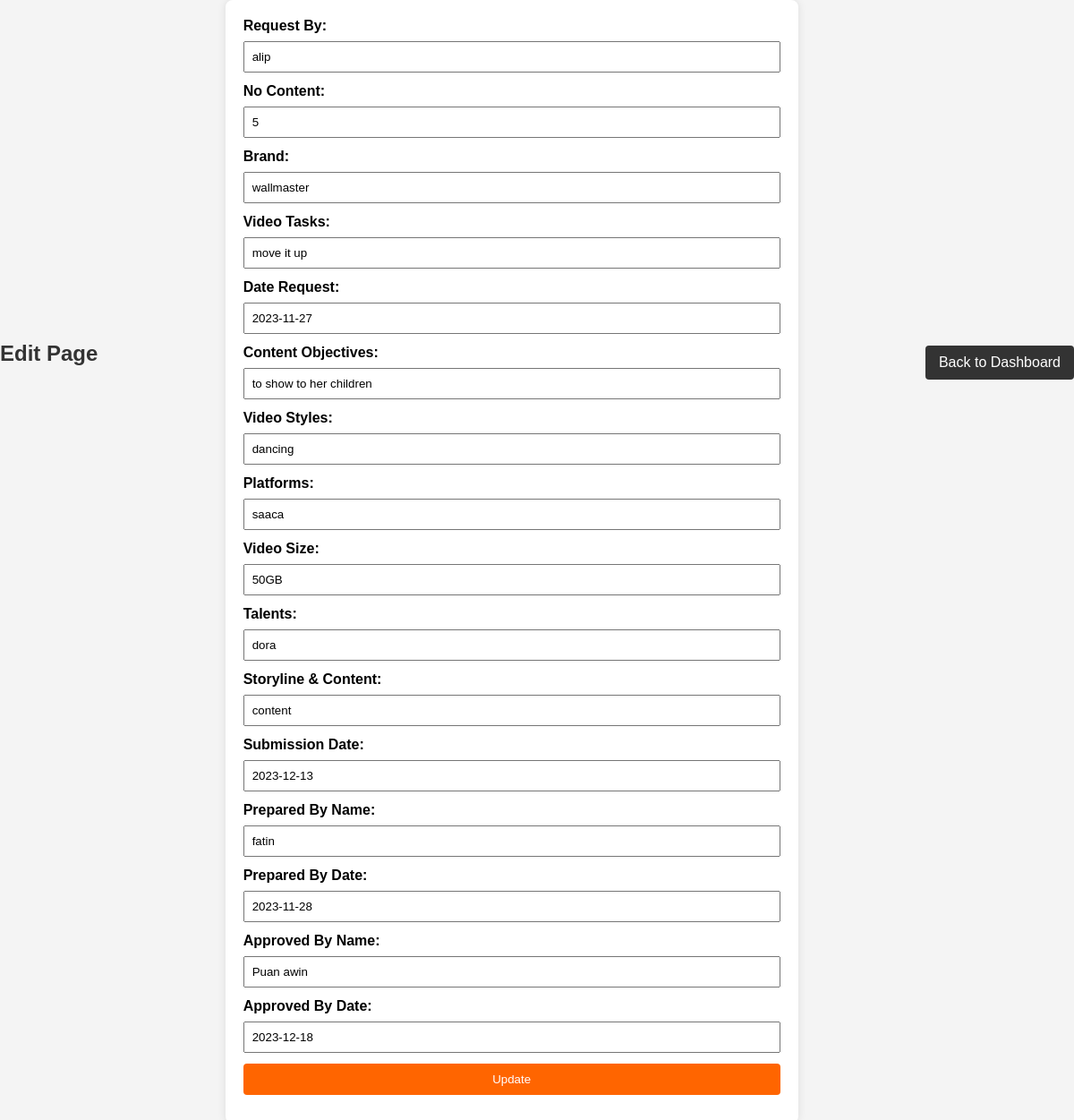
The app's page /edit_page.php?id=4 with its own data.
### tables this page shows
CREATE TABLE `form` (
  `id` int(11) NOT NULL,
  `frequest` varchar(256) NOT NULL,
  `lcontent` varchar(256) NOT NULL,
  `lbrand` varchar(255) NOT NULL,
  `lvideotask` varchar(250) NOT NULL,
  `ldaterequest` varchar(259) NOT NULL,
  `lcontentobjectives` varchar(250) NOT NULL,
  `lvideostyles` varchar(250) NOT NULL,
  `lplatforms` varchar(250) NOT NULL,
  `lvideosize` varchar(250) NOT NULL,
  `ltalents` varchar(250) NOT NULL,
  `lstorylinecontent` varchar(255) NOT NULL,
  `lsubmissiondate` varchar(250) NOT NULL,
  `lpreparedbyname` varchar(250) NOT NULL,
  `lpreparedbydate` varchar(250) NOT NULL,
  `lapprovedbyname` varchar(250) NOT NULL,
  `lapprovedbydate` varchar(250) NOT NULL
);

### edit_page.php (the view, shortened to what this page needs)
<!DOCTYPE html>
<html lang="en">
<head>
</head>
<body>
    <h2>Edit Page</h2>
    <?php
    include_once "db_connection.php";
    if (isset($_GET['id'])) {
        $recordId = $_GET['id'];
        $selectSql = "SELECT * FROM form WHERE id = $recordId";
        $result = $conn->query($selectSql);
        if ($result->num_rows > 0) {
            $row = $result->fetch_assoc();
    ?>
            <form method="post" action="">
                <label for="frequest">Request By:</label>
                <input type="text" id="frequest" name="frequest" value="<?php echo $row['frequest']; ?>" required>
                <br>
                <label for="lcontent">No Content:</label>
                <input type="text" id="lcontent" name="lcontent" value="<?php echo $row['lcontent']; ?>" required>
                <br>
                <label for="lbrand">Brand:</label>
                <input type="text" id="lbrand" name="lbrand" value="<?php echo $row['lbrand']; ?>" required>
                <br>
                <label for="lvideotask">Video Tasks:</label>
                <input type="text" id="lvideotask" name="lvideotask" value="<?php echo $row['lvideotask']; ?>" required>
                <br>
                <label for="ldaterequest">Date Request:</label>
                <input type="text" id="ldaterequest" name="ldaterequest" value="<?php echo $row['ldaterequest']; ?>" required>
                <br>
                <label for="lcontentobjectives">Content Objectives:</label>
                <input type="text" id="lcontentobjectives" name="lcontentobjectives" value="<?php echo $row['lcontentobjectives']; ?>" required>
                <br>
                <label for="lvideostyles">Video Styles:</label>
                <input type="text" id="lvideostyles" name="lvideostyles" value="<?php echo $row['lvideostyles']; ?>" required>
                <br>
                <label for="lplatforms">Platforms:</label>
                <input type="text" id="lplatforms" name="lplatforms" value="<?php echo $row['lplatforms']; ?>" required>
                <br>
                <label for="lvideosize">Video Size:</label>
                <input type="text" id="lvideosize" name="lvideosize" value="<?php echo $row['lvideosize']; ?>" required>
                <br>
                <label for="ltalents">Talents:</label>
                <input type="text" id="ltalents" name="ltalents" value="<?php echo $row['ltalents']; ?>" required>
                <br>
                <label for="lstorylinecontent">Storyline & Content:</label>
                <input type="text" id="lstorylinecontent" name="lstorylinecontent" value="<?php echo $row['lstorylinecontent']; ?>" required>
                <br>
                <label for="lsubmissiondate">Submission Date:</label>
                <input type="text" id="lsubmissiondate" name="lsubmissiondate" value="<?php echo $row['lsubmissiondate']; ?>" required>
                <br>
                <label for="lpreparedbyname">Prepared By Name:</label>
                <input type="text" id="lpreparedbyname" name="lpreparedbyname" value="<?php echo $row['lpreparedbyname']; ?>" required>
                <br>
                <label for="lpreparedbydate">Prepared By Date:</label>
                <input type="text" id="lpreparedbydate" name="lpreparedbydate" value="<?php echo $row['lpreparedbydate']; ?>" required>
                <br>
                <label for="lapprovedbyname">Approved By Name:</label>
                <input type="text" id="lapprovedbyname" name="lapprovedbyname" value="<?php echo $row['lapprovedbyname']; ?>" required>
                <br>
                <label for="lapprovedbydate">Approved By Date:</label>
                <input type="text" id="lapprovedbydate" name="lapprovedbydate" value="<?php echo $row['lapprovedbydate']; ?>" required>
                <br>
                <input type="submit" name="update" value="Update">
            </form>
            <a href="admin_dashboard.php" class="back-btn">Back to Dashboard</a>
    <?php
        } else {
            echo '<p class="error">Record not found</p>';
        }
    } else {
        echo '<p class="error">Invalid request</p>';
    }
    ?>
</body>
</html>

### edit_page.php (style rules this page uses)
body { font-family: 'Arial', sans-serif; background-color: #f4f4f4; margin: 0; padding: 0; display: flex; align-items: center; justify-content: center; height: 100vh; }
h2 { color: #333; margin-bottom: 30px; }
form { background-color: #fff; padding: 20px; border-radius: 8px; box-shadow: 0 0 10px rgba(0, 0, 0, 0.1); width: 50%; margin: auto; text-align: left; }
label { display: block; margin-bottom: 8px; font-weight: bold; }
input { width: 100%; padding: 8px; margin-bottom: 12px; box-sizing: border-box; }
input[type="submit"] { background-color: #FF6500; color: white; border: none; padding: 10px 15px; cursor: pointer; border-radius: 4px; }
.back-btn { background-color: #333; color: white; border: none; padding: 10px 15px; cursor: pointer; border-radius: 4px; text-decoration: none; display: inline-block; margin-top: 10px; }

### records on screen
form: frequest "alip", lcontent "5", lbrand "wallmaster", lvideotask "move it up", ldaterequest "2023-11-27", lcontentobjectives "to show to her children", lvideostyles "dancing", lplatforms "saaca", lvideosize "50GB", ltalents "dora", lstorylinecontent "content", lsubmissiondate "2023-12-13", lpreparedbyname "fatin", lpreparedbydate "2023-11-28", lapprovedbyname "Puan awin", lapprovedbydate "2023-12-18"
